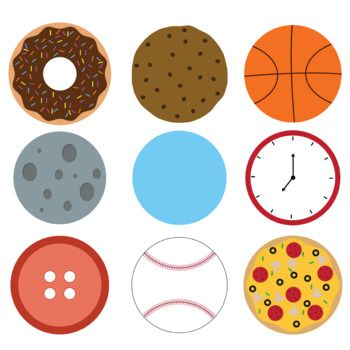
#> input picture ObjDetection/CirclesImage.jpg, 350 x 350 px, found by its file name
$ python ObjDet.py
#> lines starting #> are read from the running program, lines starting #| are printed output that depends on the picture; after the words box and inside, x2 and y2 are one past the last pixel; in counts of white or black regions, pixels touching at a corner belong together
import cv2
import numpy as np

img1 = cv2.imread("C:\OpenCV with python\ObjDetection\CirclesImage.jpg",cv2.IMREAD_COLOR)
#> img1 is the input picture: shape (350, 350, 3); mean B, G, R 182.8, 197.1, 217.1
grayImg = cv2.cvtColor(img1,cv2.COLOR_BGR2GRAY)
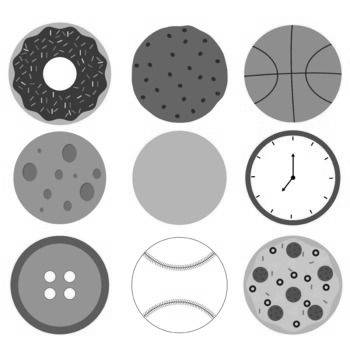
#> grayImg: shape (350, 350); min 0, max 255, mean 201.4
blurredImg = cv2.blur(grayImg,(3,3))
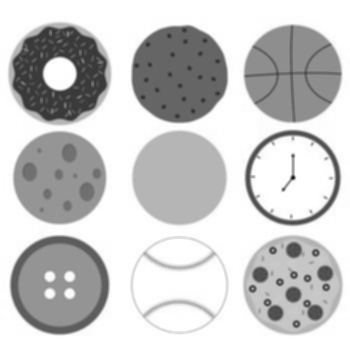
#> blurredImg: shape (350, 350); min 14, max 255, mean 201.4

#HoughCircles helps in detecting circles in an image using hough gradient method
detectedCircles = cv2.HoughCircles(
    blurredImg, #Image variable
    cv2.HOUGH_GRADIENT, #Circle detection method
    1, #1 will give resolution of the image as the input image (2 will give half the resolution)
    20,
    param1 = 50, #Canny edge detector
    param2 = 30,
    minRadius= 50,
    maxRadius= 80
)
#> detectedCircles = [[59.5, 73.5, 51.8], [177.5, 285.5, 50.8], [58.5, 285.5, 50.7], [292.5, 71.5, 50.6], [295.5, 177.5, 50.6], [179.5, 180.5, 50.35], [292.5, 284.5, 50.15]]

if detectedCircles is not None:
    detectedCircles = np.uint16(np.around(detectedCircles))
#> detectedCircles = [[60, 74, 52], [178, 286, 51], [58, 286, 51], [292, 72, 51], [296, 178, 51], [180, 180, 50], [292, 284, 50]]
    for i in detectedCircles[0,:]:
        a,b,r = i[0],i[1],i[2] #a is x coord of the center, b is y coord of the center, r is radius of the circle
        cv2.circle(img1,(a,b),r,(0,0,0))
#> this loop made 7 passes
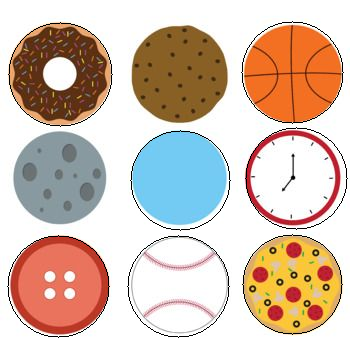
#> img1: shape (350, 350, 3); 1.64% of pixels changed, all inside (x1, y1, x2, y2) = (7, 21, 348, 338)
cv2.imshow("Detected Circles", img1)
cv2.waitKey(0)
cv2.destroyAllWindows()

#Simple blob detector
img2 = cv2.imread("C:\OpenCV with python\ObjDetection\images.jpeg",0)
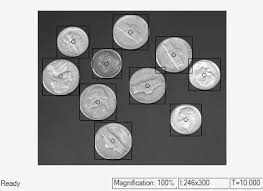
#> input picture ObjDetection/images.jpeg, 263 x 191 px, found by its file name
#> img2 is the input picture: shape (191, 263); min 0, max 255, mean 160.1

#Simple blob detector regions (blobs) based on area, circularity, convexity and inertia
params = cv2.SimpleBlobDetector_Params()#Object to store filtering parameters
params.filterByArea = True
params.filterByColor = True
params.blobColor = 255
params.minArea = 1500
params.maxArea = 15000
params.filterByCircularity = True
params.minCircularity = 0.6
params.filterByConvexity = False
params.minConvexity = 0.2
params.filterByInertia = False
params.minInertiaRatio = 0.01

blobDet = cv2.SimpleBlobDetector_create(params)
keypoints = blobDet.detect(img2)
#> keypoints = ()

blank = np.zeros((1,1))
kp = cv2.drawKeypoints(
    img2,
    keypoints,
    blank,
    (255,0,0),
    cv2.DRAW_MATCHES_FLAGS_DRAW_RICH_KEYPOINTS
)
number = len(keypoints)
#> number = 0
text = "Number of blobs: " + str(number)
#> text = 'Number of blobs: 0'
cv2.putText(kp,text,(0,20),
            cv2.FONT_HERSHEY_SIMPLEX,
            0.5,(125,255,0),2)
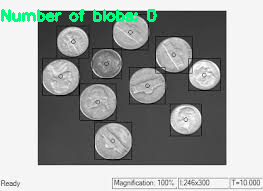
#> kp: shape (191, 263, 3); 1.92% of pixels changed, all inside (x1, y1, x2, y2) = (1, 9, 157, 22); drawn as B, G, R
cv2.imshow("Blob detector",kp)
cv2.waitKey(0)
cv2.destroyAllWindows()
